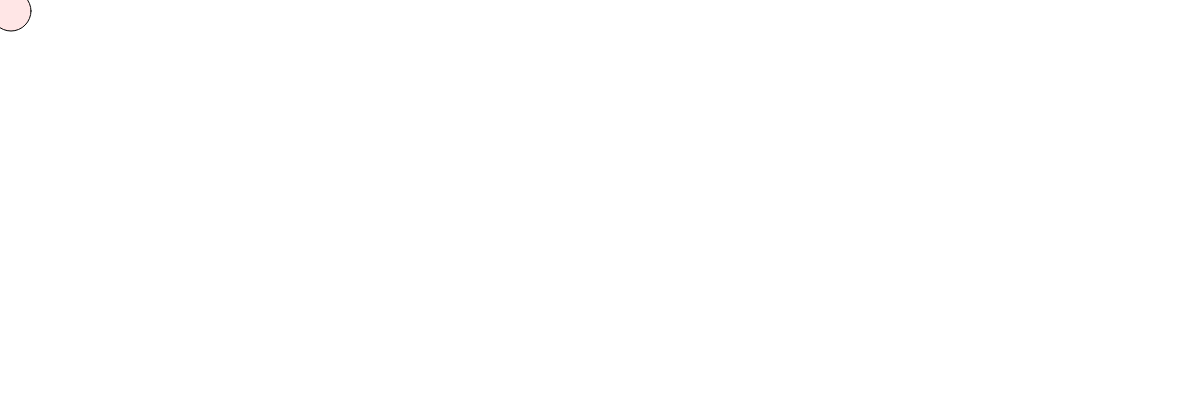
Frame 1 (no input)
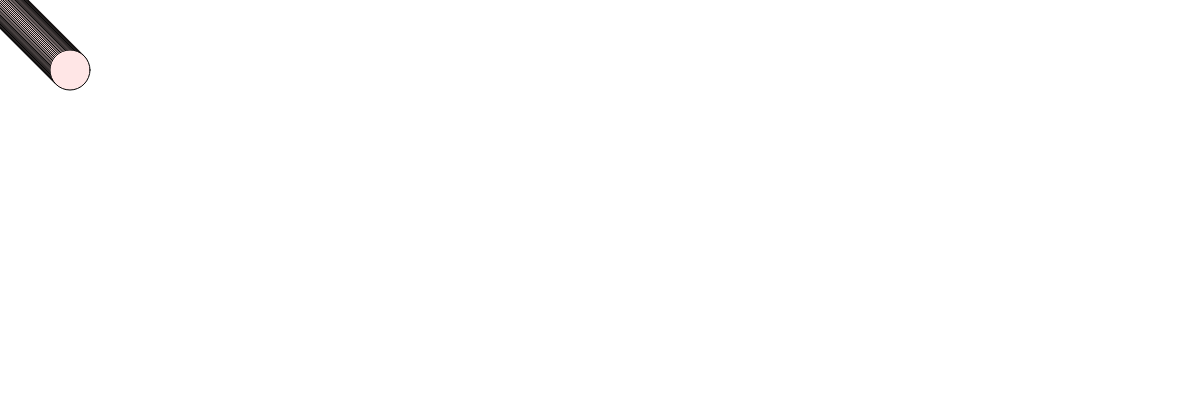
Frame 60 (no input)
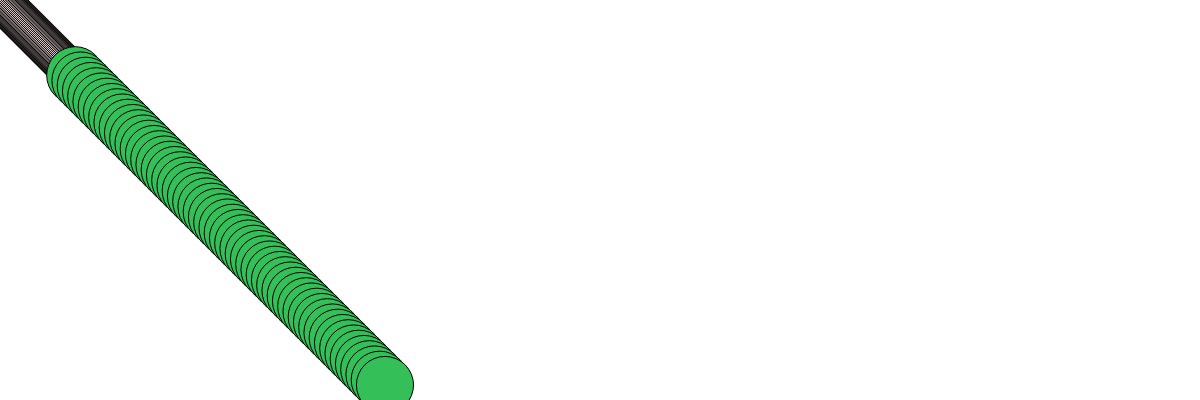
Frame 120 (the mouse pressed at the canvas centre since frame 60)

The p5.js sketch that drew these frames (run headless with seeded random() and noise() and a simulated clock; from frame 60 on, the mouse is pressed at the canvas centre):

// p5.js sketch
// ── sketch.js


let ball = {};

ball.width = 40;
ball.x = 10;
ball.y = 10;
ball.delta_x = 1;
ball.delta_y = 1;
ball.scale_x = 1;
ball.scale_y = 1;
ball.r = 255;
ball.g = 230;
ball.b = 230;

function setup() {
    createCanvas(windowWidth, 400);
    background(255);
}



function draw() {

    ball.x += ball.delta_x * ball.scale_x;
    ball.y += ball.delta_y * ball.scale_y;


    if (ball.x >= width || ball.x <= 0) {
        ball.delta_x = -1 * ball.delta_x;
    }
    if (ball.y >= height || ball.y <= 0) {
        ball.delta_y = -1 * ball.delta_y;
    }

    fill(ball.r, ball.g, ball.b);
    ellipse(ball.x, ball.y, ball.width, ball.width);
}

function mousePressed() {

    ball.scale_x = map(mouseX, 0, width, 0.5, 10);
    ball.scale_y = map(mouseY, 0, height, 0.5, 10);
    ball.width = random(80);
    ball.r = random(255);
    ball.g = random(255);
    ball.b = random(255);

}
